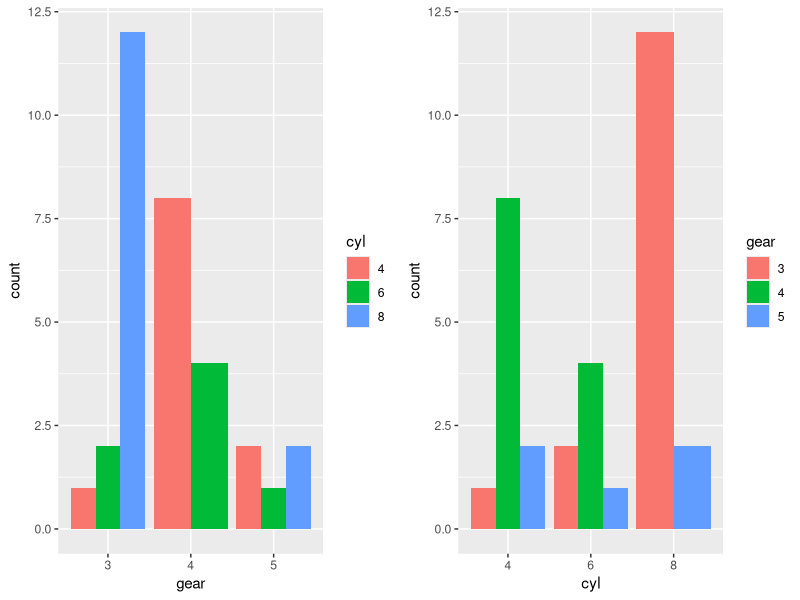
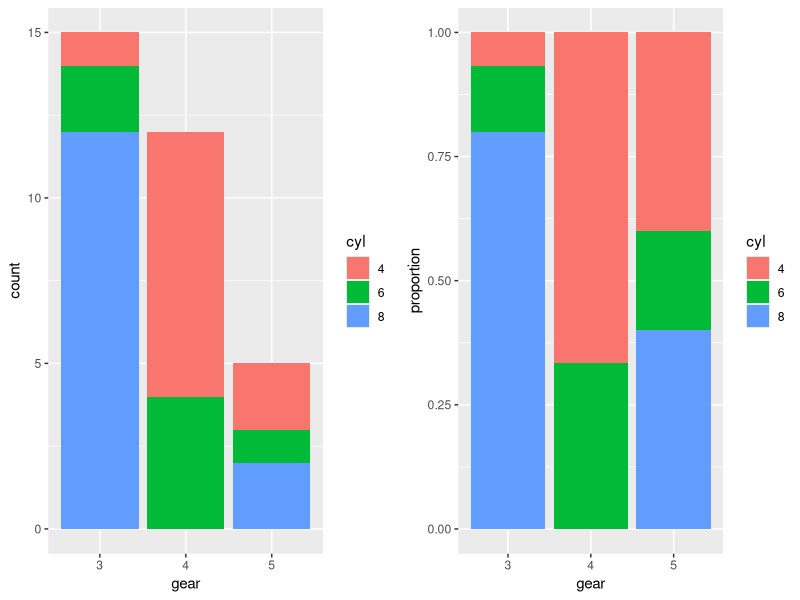
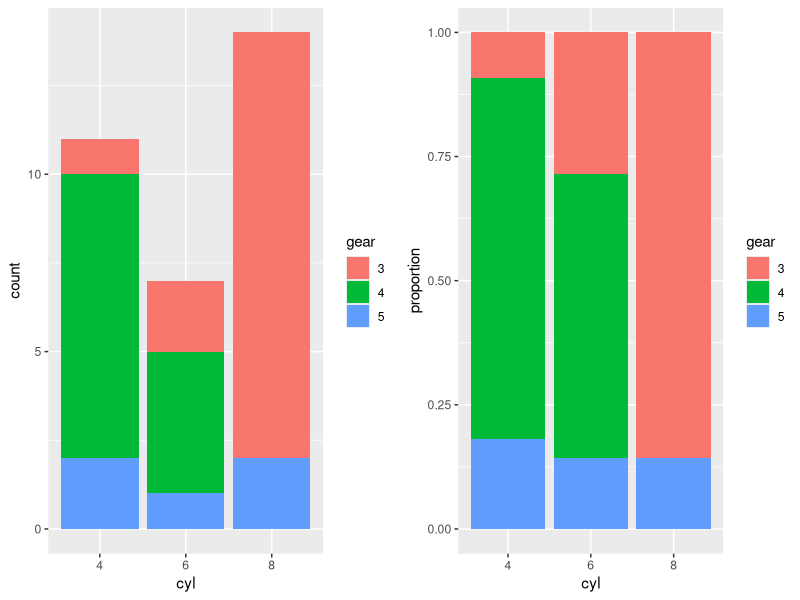

Write R code to recreate these figures, in order.
## ---- chunk 1
library(knitr)
library(ggplot2)
library(gridExtra)
knitr::opts_chunk$set(tidy=F, 
               fig.width=8,
               fig.height=8,
               fig.align='left',
               warning=FALSE,
               message=FALSE,
               echo=TRUE)
options(width = 120)
data(mtcars)
## ---- chunk 2
# gear and cyl are numeric variables in mtcars
str(mtcars)
# must make gear and cyl factors for bar charts to work
mtcars$gear = factor(mtcars$gear)
mtcars$cyl = factor(mtcars$cyl)
levels(mtcars$gear)
levels(mtcars$cyl)
## ---- chunk 3
# Create side-by-side barcharts of cylinders by gear
p1 = ggplot(mtcars, aes(x = gear, fill = cyl)) + 
  geom_bar(position = "dodge")
p2 = ggplot(mtcars, aes(x = cyl, fill = gear)) + 
  geom_bar(position = "dodge")
grid.arrange(p1, p2, ncol=2)
addmargins(table(mtcars$gear, mtcars$cyl))
## ---- chunk 4
# Create stacked barcharts of cylinders by gear
p1 = ggplot(mtcars, aes(x = gear, fill = cyl)) + 
  geom_bar()
p2 = ggplot(mtcars, aes(x = gear, fill = cyl)) + 
  geom_bar(position = "fill") +
  labs(y = "proportion")
grid.arrange(p1, p2, ncol=2)
addmargins(table(mtcars$gear, mtcars$cyl), 2)
prop.table(table(mtcars$gear, mtcars$cyl), margin=1)
## ---- chunk 5
# Create stacked barcharts of gears by cylinders
p1 = ggplot(mtcars, aes(x = cyl, fill = gear)) + 
  geom_bar()
p2 = ggplot(mtcars, aes(x = cyl, fill = gear)) + 
  geom_bar(position = "fill") +
  labs(y = "proportion")
grid.arrange(p1, p2, ncol=2)
addmargins(table(mtcars$gear, mtcars$cyl), 1)
prop.table(table(mtcars$gear, mtcars$cyl), margin=2)
## ---- chunk 6
sessionInfo()
